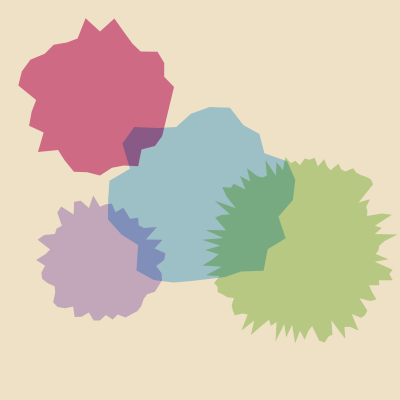
Frame 1 (no input)
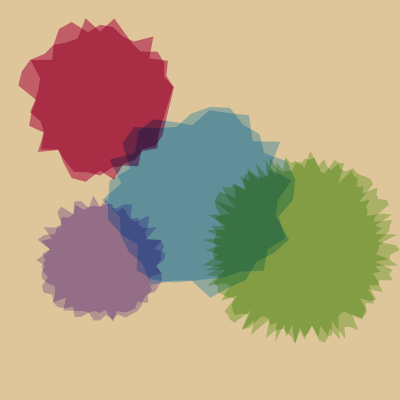
Frame 2 (the mouse pressed at the canvas centre, redrawn once)

The p5.js sketch that drew these frames (run headless with seeded random() and noise() and a simulated clock; the mouse was pressed at the canvas centre and the sketch redrawn once):

// p5.js sketch
// ── sketch.js
const sketchHeight = 400;
const sketchWidth = 400;

function setup() {
  createCanvas(sketchWidth, sketchHeight);
}



function draw(){
  blendMode (MULTIPLY)
  background("#EEE1C6");
  stroke(255)
 
  


  
 // Mitte
 fill ("#A8D9FF",)
  beginShape();
  for(let angle = 0; angle < 360; angle += 12) {
    const radius = random(75, 100);
    const x = radius * cos(Math.PI / 180 * angle);
    const y = radius * sin(Math.PI / 180 * angle);
    vertex(x + sketchWidth / 2, y + sketchHeight / 2);
  }
  endShape(CLOSE);
  //oben Rechts
  fill ("#DE78AB" )
  beginShape();
  for(let angle = 30; angle < 360; angle += 10) {
    const radius = random(75, 100);
    const x = radius/1.2 * cos(Math.PI / 180 * angle);
    const y = radius/1.2 * sin(Math.PI / 180 * angle);
    vertex(x + sketchWidth / 4, y + sketchHeight / 4);
  }
  endShape(CLOSE);
  //Rechts unten
  fill ("#C3E3A8")
  beginShape();
  for(let angle = 0; angle < 360; angle += 3) {
    const radius = random(75, 100);
    const x = radius * cos(Math.PI / 180 * angle);
    const y = radius  * sin(Math.PI / 180 * angle);
    vertex(x + sketchWidth -100, y + sketchHeight -150 );
  }
  


  endShape(CLOSE);
  //Links Unten
  fill ("#D0BDF0")
  beginShape();
  for(let angle = 0; angle < 360; angle += 6) {
    const radius = random(75, 100);
    const x = radius/1.5 * cos(Math.PI / 180 * angle);
    const y = radius/1.5 * sin(Math.PI / 180 * angle);
    vertex(x + sketchWidth -300, y + sketchHeight -140 );
  }
  


  endShape(CLOSE);
  noLoop();


}
